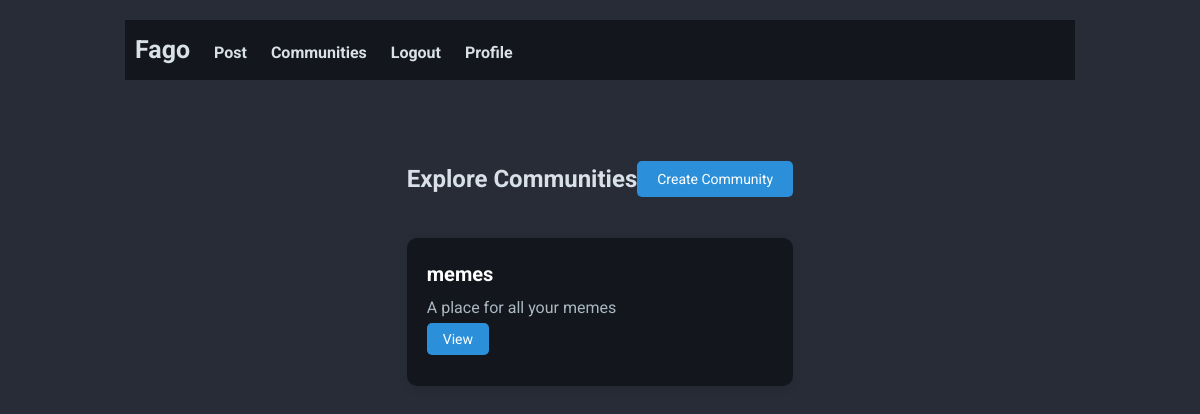
/c/explore/ (signed in), run on an earlier commit of the app's database.
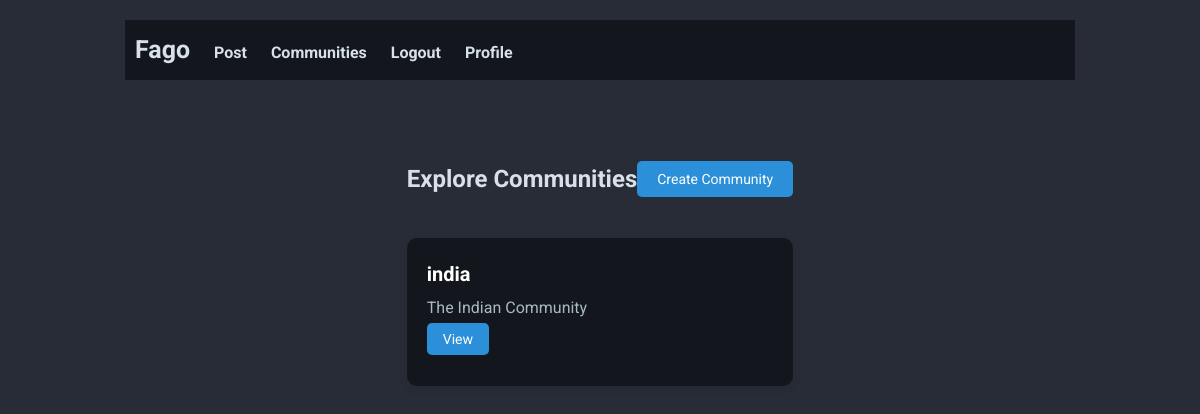
And on a later commit of the database.
### communities/models.py (models this page shows, shortened)
class Community(models.Model):
    name = models.CharField(max_length=100, unique=True)
    description = models.TextField()
    owner = models.ForeignKey(User, on_delete=models.SET_NULL, null=True)
    members = models.ManyToManyField(User, related_name='communities')

### communities/views.py (the view)
# urls.py: path('explore/', views.explore, name='explore-communities'),
def explore(request):
    communities = Community.objects.all()
    context = {
        'communities': communities
    }
    return render(request, 'communities/explore.html', context=context)

### communities/templates/communities/explore.html (shortened to what this page needs)
{% extends 'posts/base.html' %}
{% block content %}
<div class="communities-explore">
    <div class="communities-header">
        <h2>Explore Communities</h2>
        <div class="c-actions">
            <div class="btn">
                <a href="{% url 'create-community' %}">Create Community</a>
            </div>
        </div>
    </div>
    {% for c in communities %}
    <div class="community">
        <div class="community-header">
            <h3>{{ c.name }}</h3>
            <p>{{ c.description }}</p>
            <div class="btn">
                <a href="{% url 'community' c.name %}">View</a>
            </div>
        </div>
    </div>
    {% endfor %}
</div>
{% endblock %}

What changed in the data, as far as the page shows it:
removed Community: name "memes", description "A place for all your memes"
added Community: name "india", description "The Indian Community"
